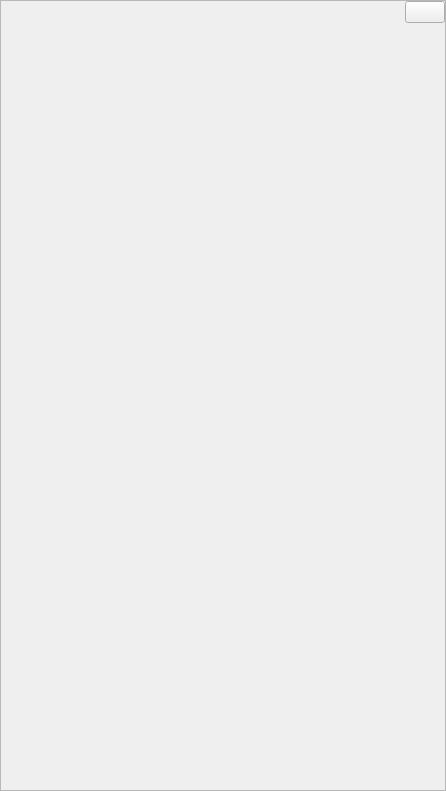
<?xml version="1.0" encoding="UTF-8"?>
<ui version="4.0">
 <class>ToolBoxUi</class>
 <widget class="QWidget" name="ToolBoxUi">
  <property name="geometry">
   <rect>
    <x>0</x>
    <y>0</y>
    <width>446</width>
    <height>791</height>
   </rect>
  </property>
  <layout class="QVBoxLayout" name="vlay_main">
   <property name="spacing">
    <number>0</number>
   </property>
   <property name="leftMargin">
    <number>0</number>
   </property>
   <property name="topMargin">
    <number>0</number>
   </property>
   <property name="rightMargin">
    <number>0</number>
   </property>
   <property name="bottomMargin">
    <number>0</number>
   </property>
   <item>
    <widget class="QFrame" name="fr_main">
     <property name="frameShape">
      <enum>QFrame::StyledPanel</enum>
     </property>
     <property name="frameShadow">
      <enum>QFrame::Raised</enum>
     </property>
     <layout class="QVBoxLayout" name="vlay_fr_main">
      <property name="spacing">
       <number>0</number>
      </property>
      <property name="leftMargin">
       <number>0</number>
      </property>
      <property name="topMargin">
       <number>0</number>
      </property>
      <property name="rightMargin">
       <number>0</number>
      </property>
      <property name="bottomMargin">
       <number>0</number>
      </property>
      <item>
       <widget class="QFrame" name="fr_menu_top">
        <layout class="QHBoxLayout" name="hlay_menu_top">
         <property name="spacing">
          <number>0</number>
         </property>
         <property name="leftMargin">
          <number>0</number>
         </property>
         <property name="topMargin">
          <number>0</number>
         </property>
         <property name="rightMargin">
          <number>0</number>
         </property>
         <property name="bottomMargin">
          <number>0</number>
         </property>
         <item>
          <spacer name="horizontalSpacer">
           <property name="orientation">
            <enum>Qt::Horizontal</enum>
           </property>
           <property name="sizeHint" stdset="0">
            <size>
             <width>40</width>
             <height>20</height>
            </size>
           </property>
          </spacer>
         </item>
         <item>
          <widget class="QPushButton" name="pb_mt_quitter"/>
         </item>
        </layout>
       </widget>
      </item>
      <item>
       <widget class="QFrame" name="fr_body">
        <layout class="QVBoxLayout" name="vlay_body">
         <property name="spacing">
          <number>0</number>
         </property>
         <property name="leftMargin">
          <number>5</number>
         </property>
         <property name="topMargin">
          <number>5</number>
         </property>
         <property name="rightMargin">
          <number>5</number>
         </property>
         <property name="bottomMargin">
          <number>5</number>
         </property>
         <item>
          <spacer name="verticalSpacer">
           <property name="orientation">
            <enum>Qt::Vertical</enum>
           </property>
           <property name="sizeHint" stdset="0">
            <size>
             <width>20</width>
             <height>40</height>
            </size>
           </property>
          </spacer>
         </item>
        </layout>
       </widget>
      </item>
     </layout>
    </widget>
   </item>
  </layout>
 </widget>
 <resources/>
 <connections/>
</ui>
